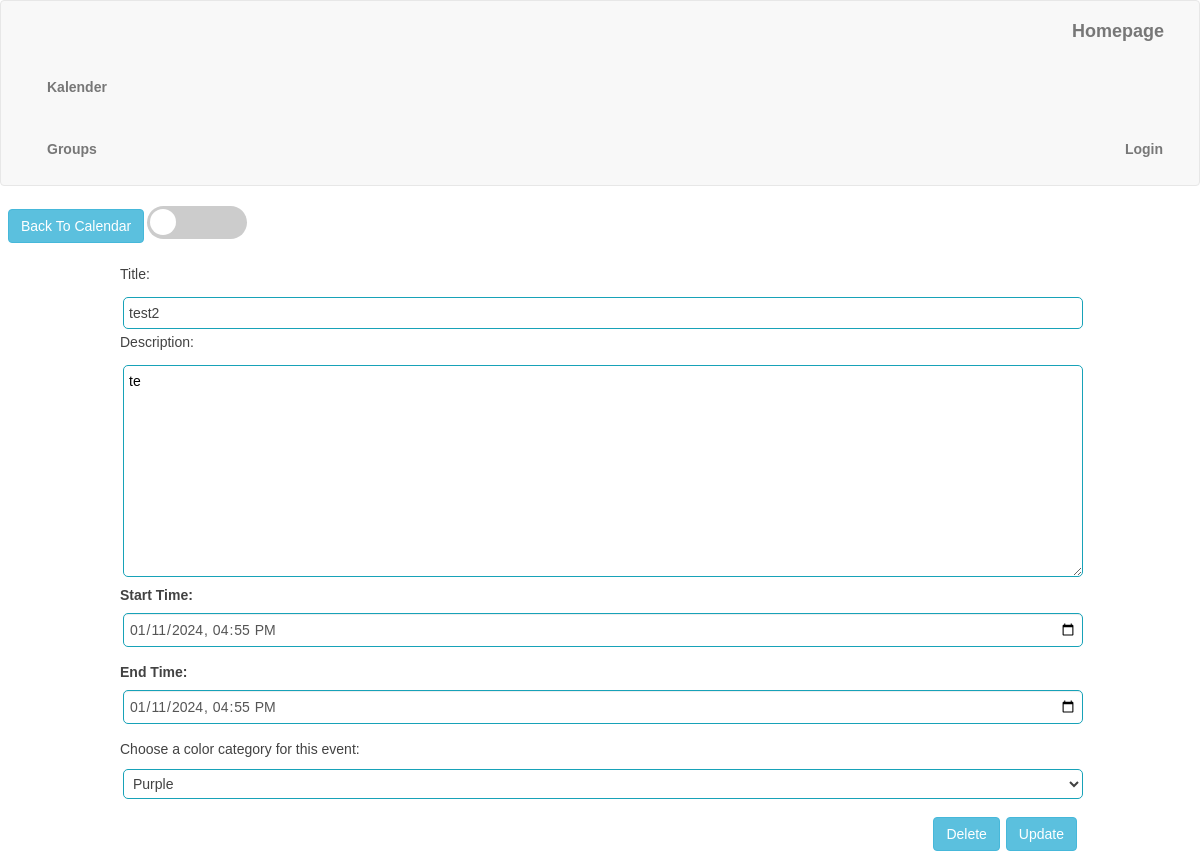
The app's page /event/edit/7/, older data.
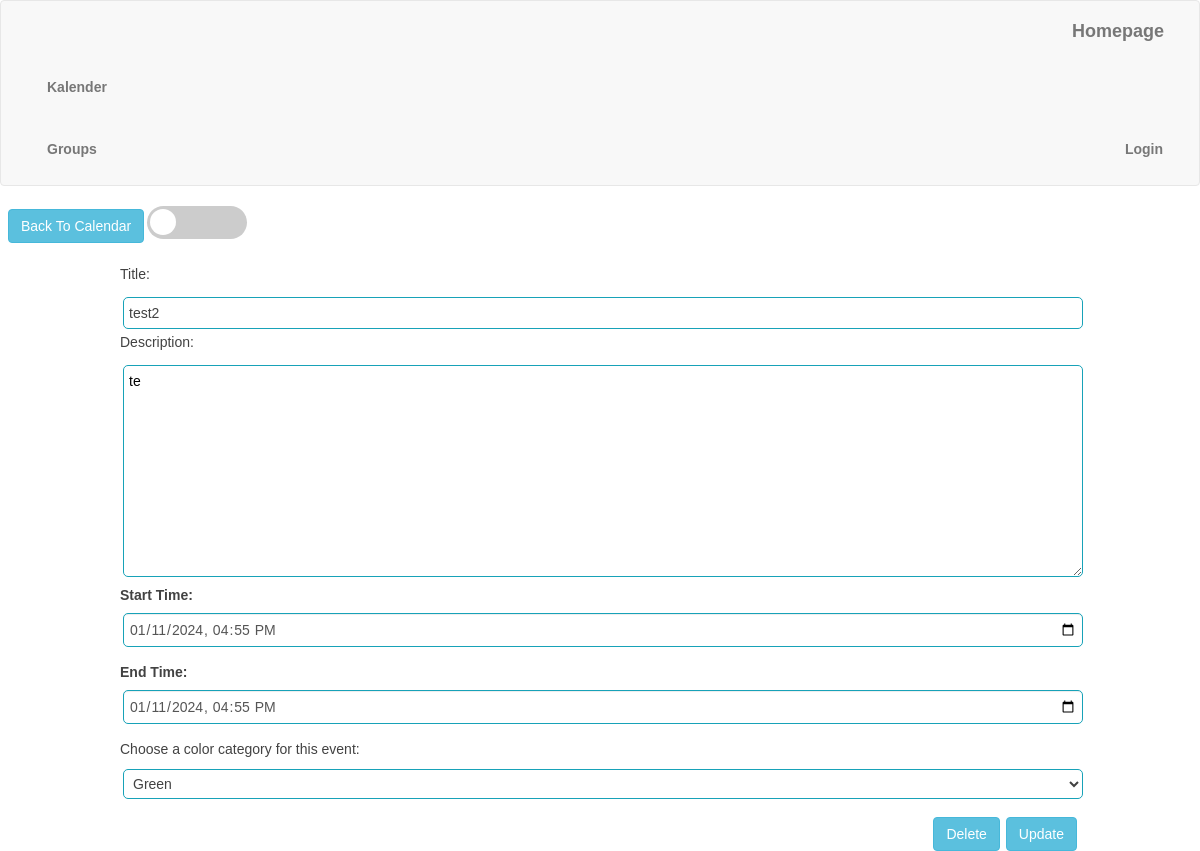
The same page, newer data.
### cal/models.py (models this page shows, shortened)
class Event(models.Model):
    title = models.CharField(max_length=200)
    description = models.TextField()
    start_time = models.DateTimeField()
    end_time = models.DateTimeField()
    bg_color = models.CharField(max_length=20, choices = COLOR_CHOICES, default = '#5549A3')

### cal/views.py (the view)
# urls.py: path(r'event/edit/<int:event_id>/', views.event_edit, name='event_edit'),
def event_edit(request, event_id):
    instance = get_object_or_404(Event, pk=event_id)
    if request.method == 'POST':
        form = EventForm(request.POST, instance=instance)
        if form.is_valid():
            form.save()
            return HttpResponseRedirect(reverse('cal:calendar'))
    else:
        form = EventForm(instance=instance)
    context = {
        'form': form,
        'event': instance,
    }
    return render(request, 'cal/edit_event.html', context)

### cal/forms.py
class EventForm(ModelForm):
    class Meta:
        model = Event
        widgets = {
            'start_time': DateInput(attrs={'type': 'datetime-local'}, format='%Y-%m-%dT%H:%M'),
            'end_time': DateInput(attrs={'type': 'datetime-local'}, format='%Y-%m-%dT%H:%M'),
        }
        fields = '__all__'
    def __init__(self, *args, **kwargs):
        super(EventForm, self).__init__(*args, **kwargs)
        self.fields['start_time'].input_formats = ('%Y-%m-%dT%H:%M',)
        self.fields['end_time'].input_formats = ('%Y-%m-%dT%H:%M',)
        self.fields['bg_color'].widget.attrs['readonly'] = False

### templates/cal/edit_event.html (shortened to what this page needs)
{% extends 'cal/base.html' %}
{% block content %}
<div class="clearfix">
  <a class="btn btn-info left" href="{% url 'cal:calendar' %}"> Back To Calendar </a>
  <div class="theme-switch-wrapper">
    <label class="theme-switch" for="checkbox">
      <div class="slider-dark round"></div>
    </label>
  </div>
</div>
<form method="post" action="{% url 'cal:event_edit' event.id %}" class="form">
  <p class="muted-color">Title:</p>
  {{ form.title }}
  <p class="muted-color">Description: </p>
  {{ form.description }}
  <div class="form-group">
    <label for="start_time">Start Time: </label>
    <input type="datetime-local" class="form-control" name="start_time" value="{{ event.start_time|date:'Y-m-d\TH:i' }}">
  </div>
  <div class="form-group">
    <label for="end_time">End Time: </label>
    <input type="datetime-local" class="form-control" name="end_time" value="{{ event.end_time|date:'Y-m-d\TH:i' }}">
  </div>
  <div class="form-group">
    <p>Choose a color category for this event: </p>
    {{ form.bg_color }}
  </div>
  <button type="submit" class="btn btn-info right"> Update </button>
</form>
<form method="post" action="{% url 'cal:event_delete' event.id %}">
  <button type="submit" class="btn btn-info right"> Delete </button>
</form>
{% endblock %}

### templates/cal/base.html (shortened to what this page needs)
{% load static %}
<!doctype html>
<html lang="en">
<head>
    <link rel="stylesheet" href="https://maxcdn.bootstrapcdn.com/bootstrap/4.0.0/css/bootstrap.min.css">
    <link rel="stylesheet" href="https://use.fontawesome.com/releases/v5.0.10/css/all.css">
    <link rel="stylesheet" type="text/css" href="{% static 'cal/css/styles.css' %}">
    <link rel="stylesheet" href="https://maxcdn.bootstrapcdn.com/bootstrap/3.3.7/css/bootstrap.min.css">
</head>
<body>
    <nav class="navbar navbar-default" role="navigation">
        <div class="navbar-header">
            <a class="navbar-brand" href="{% url 'tasks' %}">Homepage</a>
        </div>
        <div class="collapse navbar-collapse navbar-ex1-collapse">
            <ul class="nav navbar-nav">
                <li><a href="{% url 'cal:calendar' %}">Kalender</a></li>
            </ul>
        </div>
        <div class="collapse navbar-collapse navbar-ex1-collapse">
            <ul class="nav navbar-nav">
                <li><a href="{% url 'group' %}">Groups</a></li>
            </ul>
            <ul class="nav navbar-nav navbar-right">
                {% if request.user.is_authenticated %}
                <li><p class="navbar-text">Angemeldet als: {{ request.user.username }}</p></li>
                <li><a href="{% url 'logout' %}">Logout</a></li>
                {% else %}
                <li><a href="{% url 'login' %}">Login</a></li>
                {% endif %}
            </ul>
        </div>
    </nav>
        {% block content %}
        {% endblock %}
</body>
</html>

### cal/static/cal/css/styles.css (style rules this page uses)
* { margin: 0; padding: 0; box-sizing: border-box; font-family: "Alata", sans-serif; }
:root { --primary-color: rgb(245, 248, 248); --secondary-color: #ebecec; --font-color: #424242; --link-color: #f5f0f0; --bg-color: rgba(255, 255, 255, 0.972); --heading-color: #292922; }
body { background-color: var(--bg-color); color: var(--font-color); }
ul { height: 100%; padding: 0px 5px 0px 20px; }
a { color: var(--link-color); }
.left { float: left; margin-left: 5%; }
.right { float: right; }
.btn { outline: none; color: #17a2b8; background-color: transparent; box-shadow: 0 0 0 0; margin: 3px; text-decoration: none; }
.clearfix { margin: 5px; }
li { padding: 3px; border-radius: 10px; margin: 3px; }
.form { margin: auto; }
.form input, .form select, .form textarea { border-radius: 5px; border: 1px solid #17a2b8; outline: none; background: none; padding: 5px; width: 100%; margin: 3px; }
.form { width: 80%; background-color: var(--bg-color); color: var(--font-color); }
#id_description { color: black; }
.form-group p { color: var(--font-color); }
.muted-color { color: var(--font-color); }
textarea { color: var(--font-color); }
select { display: block; }
.theme-switch-wrapper { display: flex; justify-content: space-between; margin: 0 15px 15px 15px; }
.theme-switch { display: inline-block; height: 33px; position: relative; width: 100px; }
.slider-dark { background-color: #ccc; bottom: 0; cursor: pointer; left: 0; position: absolute; right: 0; top: 0; transition: 0.4s; }
.slider-dark:before { background-color: #fff; bottom: 4px; content: ""; height: 26px; left: 3px; position: absolute; transition: 0.5s; width: 26px; }
.slider-dark.round { border-radius: 34px; }
.slider-dark.round:before { border-radius: 50%; }

### templates/cal/base.html (style rules this page uses)
a, p { color: #4b5156 }
a { font-weight: 600; }
.navbar-nav.navbar-right { margin-left: auto; }

Row changes from the older to the newer data that the page shows:
changed Event "test2": bg_color "Purple" → "Green"
